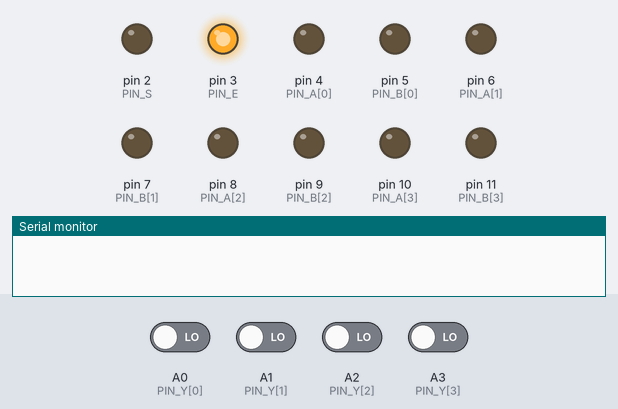
This sketch was run on a simulated Arduino Nano, built with avr-gcc and run on an emulated ATmega328P. Parts: output pins drawn as LEDs (lit = HIGH), the last lines printed to the serial monitor. The inputs (shaded band) are chosen by the test bench; at power-on: A0 (PIN_Y[0]), A1 (PIN_Y[1]), A2 (PIN_Y[2]), A3 (PIN_Y[3]) LOW.

Above: at 0.1 s.
At 3.2 s:
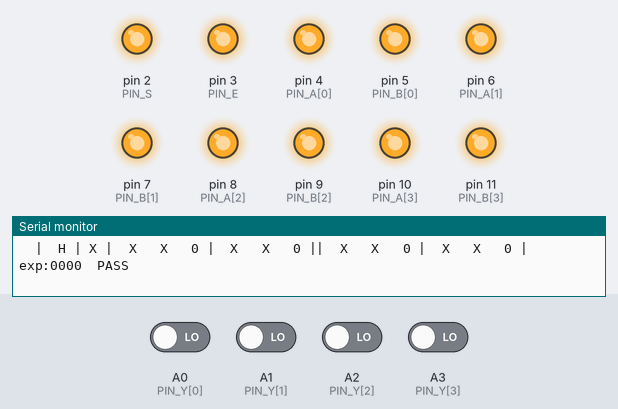
At 6.3 s:
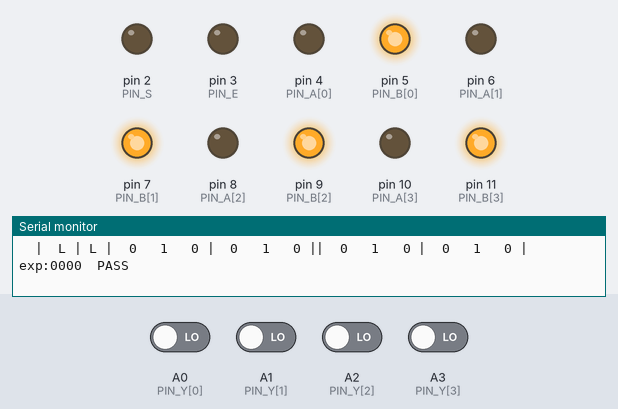
At 8.0 s:
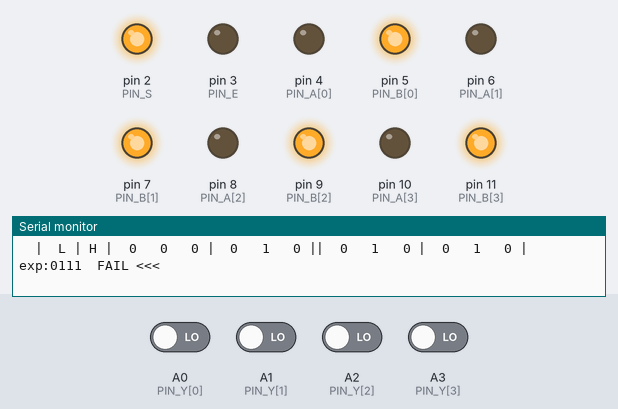
At 9.3 s:
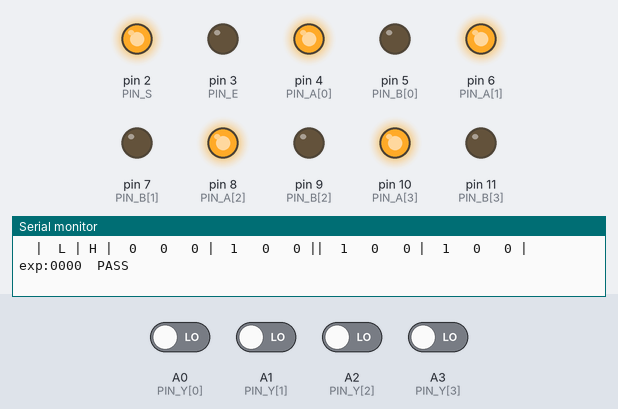
At 10.3 s:
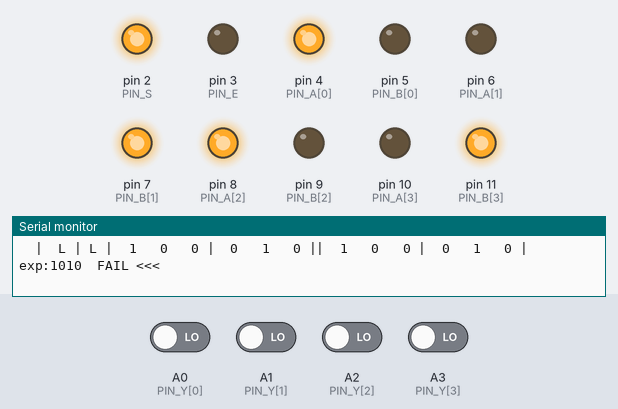
Timing chart, 0 to 11.8 s (numbered marks = the images above):
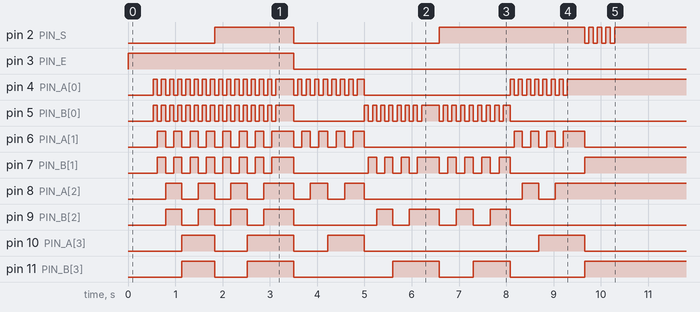

The sketch:

74LS157N_tester.ino
```cpp
// ============================================================
//  74LS157N Quad 2-Input Data Selector/Multiplexer Tester
//  Arduino Nano
//
//  16-pin DIP package.
//  Wiring: Arduino pin (signal name) [chip pin]
//
//  Control inputs (shared across all 4 multiplexers):
//   D2  (S)   [1]   Select: LOW=select A inputs, HIGH=select B inputs
//   D3  (/E)  [15]  Strobe/Enable: active LOW (LOW=enabled, HIGH=disabled)
//
//  Multiplexer 1:
//   D4  (1A)  [2]   Mux 1 input A
//   D5  (1B)  [3]   Mux 1 input B
//   A0  (1Y)  [4]   Mux 1 output
//
//  Multiplexer 2:
//   D6  (2A)  [5]   Mux 2 input A
//   D7  (2B)  [6]   Mux 2 input B
//   A1  (2Y)  [7]   Mux 2 output
//
//  Multiplexer 3:
//   D8  (3A)  [11]  Mux 3 input A
//   D9  (3B)  [10]  Mux 3 input B
//   A2  (3Y)  [9]   Mux 3 output
//
//  Multiplexer 4:
//   D10 (4A)  [14]  Mux 4 input A
//   D11 (4B)  [13]  Mux 4 input B
//   A3  (4Y)  [12]  Mux 4 output
//
//   VCC [16] -> 5V
//   GND [8]  -> GND
//
//  Truth table (all 4 muxes behave identically):
//   /E   S  | Y
//   H    X  | L    (disabled — output always LOW)
//   L    L  | A    (select A input)
//   L    H  | B    (select B input)
//
//  NOTE: Outputs are non-inverting (true, not complemented).
// ============================================================

// --- Control pins ---
const int PIN_S  = 2;    // select
const int PIN_E  = 3;    // strobe /E (active LOW)

// --- A inputs (source 0) ---
const int PIN_A[4] = {4, 6, 8, 10};    // 1A, 2A, 3A, 4A

// --- B inputs (source 1) ---
const int PIN_B[4] = {5, 7, 9, 11};    // 1B, 2B, 3B, 4B

// --- Outputs ---
const int PIN_Y[4] = {A0, A1, A2, A3}; // 1Y, 2Y, 3Y, 4Y

int totalPass = 0;
int totalFail = 0;

// ---------------------------------------------------------------
// Print separator
// ---------------------------------------------------------------
void printSep() {
  Serial.println(F("  +----+---+----+----+----++----+----+----+----++--------+"));
}

// ---------------------------------------------------------------
// Print table header
// ---------------------------------------------------------------
void printHeader() {
  printSep();
  Serial.println(F("  | /E | S | 1A | 1B | 1Y || 2A | 2B | 2Y || ...     |"));
  printSep();
}

// ---------------------------------------------------------------
// Check and print one full row (all 4 muxes simultaneously)
// enabled: true when /E=LOW
// sel: false=A inputs selected, true=B inputs selected
// aVals/bVals: the 4-bit patterns applied to A and B inputs
// ---------------------------------------------------------------
void checkRow(bool enabled, bool selB,
              uint8_t aVals, uint8_t bVals) {
  delay(5);

  bool rowOk = true;

  // Read all 4 outputs
  int y[4];
  for (int m = 0; m < 4; m++) {
    y[m] = digitalRead(PIN_Y[m]);
  }

  // Expected: disabled->0, selB->B input, selA->A input
  int exp[4];
  for (int m = 0; m < 4; m++) {
    if (!enabled) {
      exp[m] = 0;
    } else if (selB) {
      exp[m] = (bVals >> m) & 1;
    } else {
      exp[m] = (aVals >> m) & 1;
    }
    if (y[m] != exp[m]) rowOk = false;
  }

  if (rowOk) totalPass++; else totalFail++;

  // Print row
  // | /E | S | 1A 1B 1Y | 2A 2B 2Y | 3A 3B 3Y | 4A 4B 4Y | result |
  Serial.print(F("  |  "));
  Serial.print(enabled ? F("L") : F("H"));
  Serial.print(F(" | "));
  Serial.print(!enabled ? F("X") : (selB ? F("H") : F("L")));
  Serial.print(F(" |"));
  for (int m = 0; m < 4; m++) {
    int a = (aVals >> m) & 1;
    int b = (bVals >> m) & 1;
    Serial.print(F("  "));
    Serial.print(!enabled ? F("X") : String(a));
    Serial.print(F("   "));
    Serial.print(!enabled ? F("X") : String(b));
    Serial.print(F("   "));
    Serial.print(y[m]);
    Serial.print(F(" |"));
    if (m == 1) Serial.print(F("|"));
  }
  Serial.print(F("  "));
  // Expected summary
  Serial.print(F("exp:"));
  for (int m = 0; m < 4; m++) {
    Serial.print(exp[m]);
  }
  Serial.print(F("  "));
  Serial.println(rowOk ? F("PASS") : F("FAIL <<<"));
}

// ---------------------------------------------------------------
// Phase 1: Disabled test (/E=HIGH)
// All outputs must be LOW regardless of S, A, B
// ---------------------------------------------------------------
void testDisabled() {
  Serial.println(F("\n--- Phase 1: Strobe /E=HIGH (disabled) ---"));
  Serial.println(F("  All Y outputs must be LOW regardless of S, A, B inputs"));
  Serial.println(F("\n  /E   S   1A  1B  1Y   2A  2B  2Y  | 3A  3B  3Y   4A  4B  4Y  |  exp  result"));
  Serial.println(F("  ---------------------------------------------------------------------------------"));

  digitalWrite(PIN_E, HIGH);   // disable

  // Walk through S=0 and S=1, and all 4 A/B combinations per mux
  for (int sel = 0; sel < 2; sel++) {
    digitalWrite(PIN_S, sel);
    for (uint8_t ab = 0; ab < 16; ab++) {
      // Apply same pattern to both A and B to maximise stress
      for (int m = 0; m < 4; m++) {
        digitalWrite(PIN_A[m], (ab >> m) & 1);
        digitalWrite(PIN_B[m], (ab >> m) & 1);
      }
      delay(5);
      checkRow(false, sel, ab, ab);
    }
  }
}

// ---------------------------------------------------------------
// Phase 2: Select A (/E=LOW, S=LOW)
// Each Y output must follow its A input
// ---------------------------------------------------------------
void testSelectA() {
  Serial.println(F("\n--- Phase 2: /E=LOW S=LOW (select A inputs) ---"));
  Serial.println(F("  Each Y must follow its own A input; B inputs are irrelevant"));
  Serial.println(F("\n  /E   S   1A  1B  1Y   2A  2B  2Y  | 3A  3B  3Y   4A  4B  4Y  |  exp  result"));
  Serial.println(F("  ---------------------------------------------------------------------------------"));

  digitalWrite(PIN_E, LOW);
  digitalWrite(PIN_S, LOW);

  // Walk A inputs through all 16 combinations; B inputs fixed LOW
  for (uint8_t aVals = 0; aVals < 16; aVals++) {
    for (int m = 0; m < 4; m++) {
      digitalWrite(PIN_A[m], (aVals >> m) & 1);
      digitalWrite(PIN_B[m], LOW);
    }
    delay(5);
    checkRow(true, false, aVals, 0x00);
  }

  // Now walk B inputs — Y should NOT follow (B is not selected)
  Serial.println(F("  -- B inputs walking (Y must stay matching A=0) --"));
  for (int m = 0; m < 4; m++) digitalWrite(PIN_A[m], LOW);
  for (uint8_t bVals = 1; bVals < 16; bVals++) {
    for (int m = 0; m < 4; m++) {
      digitalWrite(PIN_B[m], (bVals >> m) & 1);
    }
    delay(5);
    checkRow(true, false, 0x00, bVals);
  }
}

// ---------------------------------------------------------------
// Phase 3: Select B (/E=LOW, S=HIGH)
// Each Y output must follow its B input
// ---------------------------------------------------------------
void testSelectB() {
  Serial.println(F("\n--- Phase 3: /E=LOW S=HIGH (select B inputs) ---"));
  Serial.println(F("  Each Y must follow its own B input; A inputs are irrelevant"));
  Serial.println(F("\n  /E   S   1A  1B  1Y   2A  2B  2Y  | 3A  3B  3Y   4A  4B  4Y  |  exp  result"));
  Serial.println(F("  ---------------------------------------------------------------------------------"));

  digitalWrite(PIN_E, LOW);
  digitalWrite(PIN_S, HIGH);

  // Walk B inputs through all 16 combinations; A inputs fixed LOW
  for (uint8_t bVals = 0; bVals < 16; bVals++) {
    for (int m = 0; m < 4; m++) {
      digitalWrite(PIN_B[m], (bVals >> m) & 1);
      digitalWrite(PIN_A[m], LOW);
    }
    delay(5);
    checkRow(true, true, 0x00, bVals);
  }

  // Now walk A inputs — Y should NOT follow (A is not selected)
  Serial.println(F("  -- A inputs walking (Y must stay matching B=0) --"));
  for (int m = 0; m < 4; m++) digitalWrite(PIN_B[m], LOW);
  for (uint8_t aVals = 1; aVals < 16; aVals++) {
    for (int m = 0; m < 4; m++) {
      digitalWrite(PIN_A[m], (aVals >> m) & 1);
    }
    delay(5);
    checkRow(true, true, aVals, 0x00);
  }
}

// ---------------------------------------------------------------
// Phase 4: Select switching test
// Verify outputs switch cleanly when S toggles
// ---------------------------------------------------------------
void testSelectSwitch() {
  Serial.println(F("\n--- Phase 4: Select switching (S toggles A<->B) ---"));
  Serial.println(F("  A and B inputs are opposite; Y must follow S"));
  Serial.println(F("\n  /E   S   1A  1B  1Y   2A  2B  2Y  | 3A  3B  3Y   4A  4B  4Y  |  exp  result"));
  Serial.println(F("  ---------------------------------------------------------------------------------"));

  digitalWrite(PIN_E, LOW);

  // Set A=1010, B=0101 (alternating opposites per mux)
  for (int m = 0; m < 4; m++) {
    digitalWrite(PIN_A[m], (m % 2 == 0) ? HIGH : LOW);   // 1A=1, 2A=0, 3A=1, 4A=0
    digitalWrite(PIN_B[m], (m % 2 == 0) ? LOW  : HIGH);  // 1B=0, 2B=1, 3B=0, 4B=1
  }
  uint8_t aPattern = 0b0101;  // bits: mux0=1,mux1=0,mux2=1,mux3=0
  uint8_t bPattern = 0b1010;

  for (int t = 0; t < 8; t++) {
    bool selB = (t % 2 != 0);
    digitalWrite(PIN_S, selB ? HIGH : LOW);
    delay(10);
    checkRow(true, selB, aPattern, bPattern);
  }
}

// ---------------------------------------------------------------
// setup
// ---------------------------------------------------------------
void setup() {
  Serial.begin(9600);
  while (!Serial) {}

  // Control pins
  digitalWrite(PIN_S, LOW);   pinMode(PIN_S, OUTPUT);
  digitalWrite(PIN_E, HIGH);  pinMode(PIN_E, OUTPUT);  // start disabled

  // A and B input pins
  for (int m = 0; m < 4; m++) {
    digitalWrite(PIN_A[m], LOW); pinMode(PIN_A[m], OUTPUT);
    digitalWrite(PIN_B[m], LOW); pinMode(PIN_B[m], OUTPUT);
  }

  // Output pins
  for (int m = 0; m < 4; m++) {
    pinMode(PIN_Y[m], INPUT);
  }

  delay(100);

  Serial.println(F("\n========================================"));
  Serial.println(F("  74LS157N Quad 2-Input Multiplexer"));
  Serial.println(F("  Tester"));
  Serial.println(F("========================================"));

  testDisabled();
  testSelectA();
  testSelectB();
  testSelectSwitch();

  Serial.println(F("\n========== SUMMARY =========="));
  Serial.print(F("  Passed: ")); Serial.println(totalPass);
  Serial.print(F("  Failed: ")); Serial.println(totalFail);
  Serial.println(F("  ----------------------------"));
  Serial.println(totalFail == 0 ? F("  Chip: GOOD") : F("  Chip: FAULTY"));
  Serial.println(F("=============================="));
  Serial.println(F("\nPress reset to test again."));
}

// ---------------------------------------------------------------
// loop
// ---------------------------------------------------------------
void loop() {}
```
